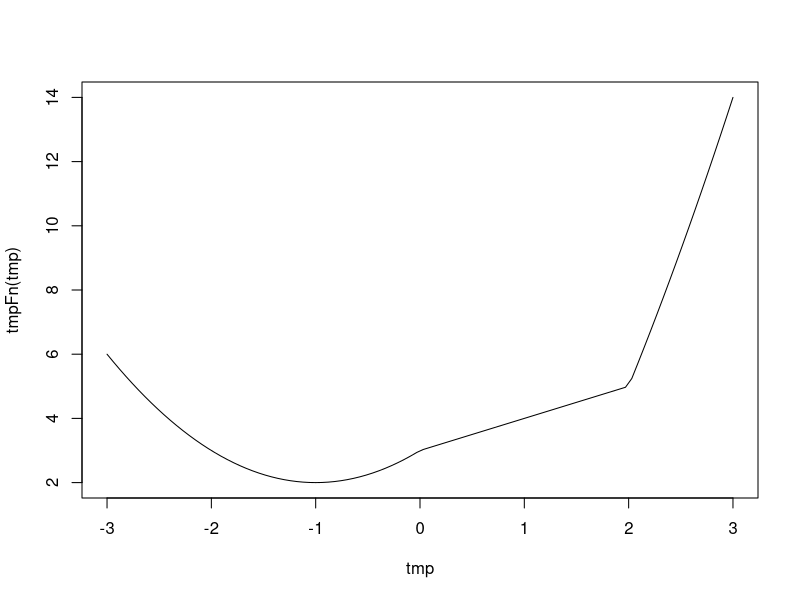

Reproduce this figure in R.
#1a
tmpFn1 <- function(xVec){xVec^(1:length(xVec))}
tmpFn2 <- function(xVec){n <- length(xVec)(xVec^(1:n))/(1:n)}
#1b
tmpFn3 <- function(x, n){1 + sum((x^(1:n))/(1:n))}
#2
tmpFn <- function(xVec){n <- length(xVec)( xVec[-c(n-1,n) ] + xVec[ -c(1,n) ] + xVec[ -c(1,2) ] )/3}
#3
tmpFn <- function(x){ifelse(x < 0, x^2 + 2*x + 3, ifelse(x < 2, x+3, x^2 + 4*x - 7))}
tmp <- seq(-3, 3, len=100)
plot(tmp, tmpFn(tmp), type="l")
#4
tmpFn <- function(mat){
  mat[mat%%2 == 1] <- 2 * mat[mat%%2 == 1]
  mat
  }
#5
tmp <- diag(2, nr = 5)
tmp[abs(row(tmp) - col(tmp)) == 1] <- 1
tmp

tmpFn <- function(n, k){
  tmp <- diag(k, nr = n)
  tmp[abs(row(tmp) - col(tmp)) == 1] <- 1
  tmp
}
#6
quadrant <- function(alpha)
{
  floor(alpha/90)%%4 + 1
}
#7
weekday <- function(day, month, year)
  {
    month <- month - 2
    if(month <= 0) {
      month <- month + 12
      year <- year - 1
    }
    cc <- year %/% 100
    year <- year %% 100
    tmp <- floor(2.6*month - 0.2) + day + year + year %/% 4 + cc %/% 4 - 2 * cc
    c("Sunday","Monday","Tuesday","Wednesday","Thursday","Friday","Saturday")[1+tmp%%7]
  }

#8a
testLoop <- function(n)
{
  if( n <4 ) stop("The argument n must be an integer which is at least 4.\n")
  xVec <- rep(NA, n-1)
  xVec[1] <- 1
  xVec[2] <- 2
  for(j in 3:(n-1))
    xVec[j] <- xVec[j-1] + 2/xVec[j-1]
  xVec
}

#8b
testLoop2 <- function(yVec)
{
  n <- length(yVec)
  sum( exp(seq(along=yVec)) )
}

#9a
quadmap <- function(start, rho, niter)
{
  xVec <- rep(NA,niter)
  xVec[1] <- start
  for(i in 1:(niter-1)) {
    xVec[i + 1] <- rho * xVec[i] * (1 - xVec[i])
  }
  x
}
#9b
quad2 <- function(start, rho, eps = 0.02)
{
  x1 <- start
  x2 <- rho*x1*(1 - x1)
  niter <- 1
  while(abs(x1 - x2) >= eps) {
    x1 <- x2
    x2 <- rho*x1*(1 - x1)
    niter <- niter + 1
  }
  niter
}
#10a
tmpAcf <- function(xVec)
{
  xc <- xVec - mean(xVec)
  denom <- sum(xc^2)
  n <- length(x)
  r1 <- sum( xc[2:n] * xc[1:(n-1)] )/denom
  r2 <- sum( xc[3:n] * xc[1:(n-2)] )/denom
  list(r1 = r1, r2 = r2)
}
#10b
tmpAcf <- function(x, k)
{
  xc <- x - mean(x)
  denom <- sum(xc^2)
  n <- length(x)
  tmpFn <- function(j){ sum( xc[(j+1):n] * xc[1:(n-j)] )/denom }
  c(1, sapply(1:k, tmpFn))
}

